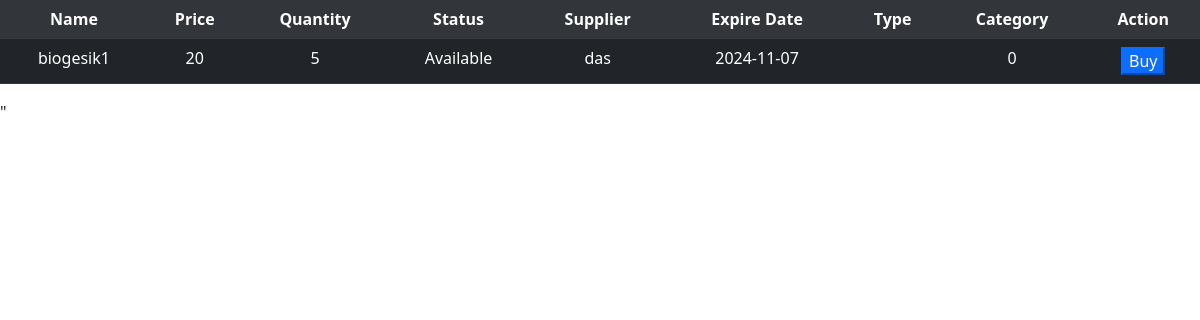
The page /php/transacSearch.php?inputSearch=biogesik on the database its author committed.
### tables this page shows
CREATE TABLE `med_inventory` (
  `Med_Id` int(11) NOT NULL,
  `Med_name` varchar(50) NOT NULL,
  `category` varchar(255) NOT NULL,
  `type` varchar(50) NOT NULL,
  `Med_price` int(20) NOT NULL,
  `Med_Quantity` int(20) NOT NULL,
  `Med_status` varchar(15) NOT NULL,
  `Med_ExpDate` date NOT NULL,
  `sup_Id` int(10) NOT NULL,
  `archive` int(11) NOT NULL
);

CREATE TABLE `supplier` (
  `sup_Id` int(10) NOT NULL,
  `sup_Company` varchar(20) NOT NULL,
  `sup_Address` varchar(50) NOT NULL,
  `sup_Contact_no.` varchar(20) NOT NULL,
  `sup_email` varchar(50) NOT NULL,
  `archive` int(11) NOT NULL
);

### php/transacSearch.php (the view, shortened to what this page needs)
     <link href="https://cdn.jsdelivr.net/npm/bootstrap@5.0.2/dist/css/bootstrap.min.css" rel="stylesheet">
<?php
  $conn = mysqli_connect("localhost", "root", "");
  $currentDate = date("Y-m-d");
  if (isset($_GET['inputSearch']) || isset($_GET['categories'])) {
   $inputed = isset($_GET['inputSearch']) ? mysqli_real_escape_string($conn, $_GET['inputSearch']) : '';
$sql = "SELECT  mi.Med_Id, mi.Med_name, mi.type,s.sup_Company, mi.category, mi.Med_price, mi.Med_Quantity, mi.Med_status, mi.Med_ExpDate, mi.sup_Id, mi.archive FROM `med_inventory` mi
            LEFT JOIN supplier s ON mi.sup_Id = s.sup_Id WHERE 1 AND mi.archive = 0 AND mi.Med_Quantity > 0 AND  mi.Med_ExpDate >= '$currentDate'";
if (!empty($inputed)) {
    $sql .= " AND `Med_name` LIKE '%$inputed%'";
}
$result = $conn->query($sql);
    if ($result->num_rows > 0) {
        echo" <table id='Datatable' class='table table-striped table-hover'>
       <tr class='table-dark text-center'>
                <th>Name</th>
                <th>Price</th>
                <th>Quantity</th>
                <th>Status</th>
                <th>Supplier</th>
                <th>Expire Date</th>
                <th>Type</th>
                <th>Category</th>
                <th>Action</th>
            </tr>";
    while ($row = $result->fetch_assoc()) {
                echo "<tr class = 'table-dark  text-center'>";
                echo "<td>" . $row["Med_name"] . "</td>";
                echo "<td>" . $row["Med_price"] . "</td>";
                echo "<td>" . $row["Med_Quantity"] . "</td>";
                echo "<td>" . $row["Med_status"] . "</td>";
                echo "<td>" . $row["sup_Company"] . "</td>";
                echo "<td>" . $row["Med_ExpDate"] . "</td>";
                echo "<td>" . $row["type"] . "</td>";
                echo "<td>" . $row["category"] . "</td>";
                echo "<td> <button class='addMed btn-primary' id='addMed' onclick=\"populateForm(" . $row["Med_Id"] . ", '" . $row["Med_name"] . "', " . $row["Med_price"] . ", " . $row["Med_Quantity"] . ",'" . $row["Med_status"] . "','" . $row["Med_ExpDate"] . "')\"'>Buy</button></td>";
                echo "</tr>";
            }
            echo "</table>";
            echo'    <script src="..//script/search.js"></script> "';
  }  else {
    echo "<p>No results found</p>";
}
}
?>

### rows shown on the page
med_inventory: Med_name "biogesik1", Med_price "20", Med_Quantity "5", Med_status "Available", sup_Id.sup_Company "das", Med_ExpDate "2024-11-07", category "0"
